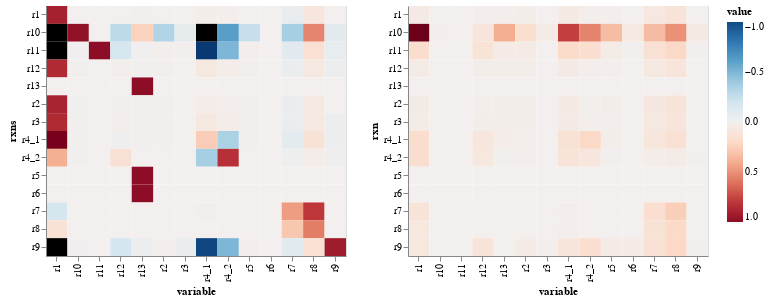

The notebook cell this image was saved under:
### Markdown cell above
### Plot flux control coefficients median (on the left) and respective interquartile range (on the right)

### Code cell
alt.hconcat(get_heatmaps(Cv_df_median, 'rxns'),
            get_heatmaps(Cv_df_iqr, 'rxn'))

### Figure 1 — Vega-Lite specification as saved in the notebook (floating-point values rounded to 4 significant figures; data arrays with more than 128 entries replaced by an {"elided": "..."} marker saying what was removed)
{"$schema": "https://vega.github.io/schema/vega-lite/v2.6.0.json", "config": {"view": {"height": 300, "width": 400}}, "datasets": {"data-4c8787574a82b761f01a4963241f9ef2": {"elided": "196 records"}, "data-880ca502f7b53fc9cd6a48ca888d1206": {"elided": "196 records"}}, "hconcat": [{"data": {"name": "data-880ca502f7b53fc9cd6a48ca888d1206"}, "encoding": {"color": {"field": "value", "scale": {"domain": [1, -1], "scheme": "redblue"}, "type": "quantitative"}, "tooltip": {"field": "value", "type": "quantitative"}, "x": {"field": "variable", "type": "nominal"}, "y": {"field": "rxns", "type": "nominal"}}, "height": 250, "mark": "rect", "width": 300}, {"data": {"name": "data-4c8787574a82b761f01a4963241f9ef2"}, "encoding": {"color": {"field": "value", "scale": {"domain": [1, -1], "scheme": "redblue"}, "type": "quantitative"}, "tooltip": {"field": "value", "type": "quantitative"}, "x": {"field": "variable", "type": "nominal"}, "y": {"field": "rxn", "type": "nominal"}}, "height": 250, "mark": "rect", "width": 300}]}
